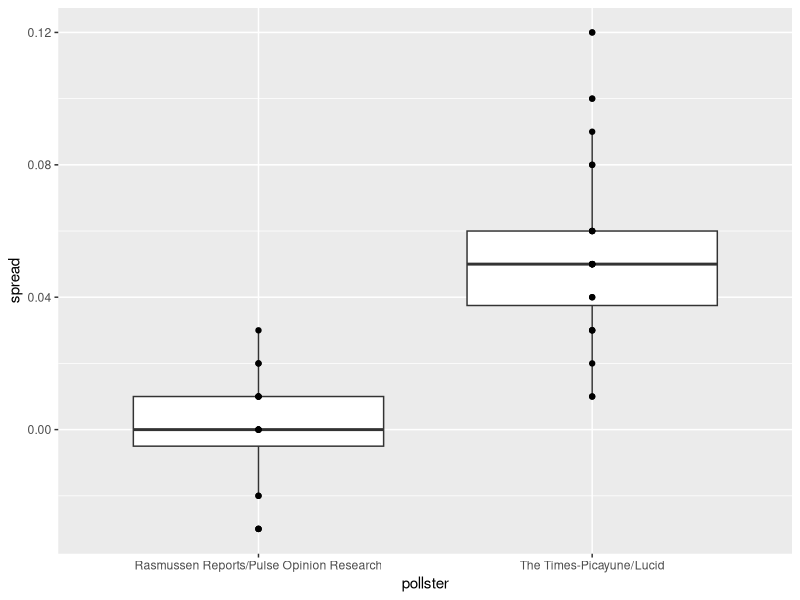

Here is the R script that generated this plot:
###### Section 4.1: Statistical models ######

library(dslabs)
library(dplyr)
data(heights)

#Let's revisit the heights dataset. For now, consider x to be the heights of all males in the data set.

x <- heights %>% filter(sex == "Male") %>%
  .$height

  #Q1: What are the population average and standard deviation?

mean(x)
sd(x)

  #Q2: Take a sample of size 50, with replacement, and construct an estimate for ?? and sigma

set.seed(1)
N <- 50
X <- sample(x, N, replace = TRUE)
mean(X)
sd(X)

  #Q3: What does the central limit theory tell us about the sample average and how it is related to ??, the population average?
    #Answer: it is a random variable with expected value ?? and standard error sigma/sqrt N

  #Q4: Construct a 95% confidence interval for ??

set.seed(1)
N <- 50
X <- sample(x, N, replace = TRUE)
se <- sd(X)/sqrt(N)
ci <- c(mean(X)- qnorm(0.975)*se, mean(X)+ qnorm(0.975)*se)

  #Q5: Run a Monte Carlo simulation in which you compute 10,000 confidence intervals as you have just done. What proportion of 
      #these intervals include ???

set.seed(1)
N <- 50
B <- 10000
res <- replicate(B, {
  X <- sample(x, N, replace = TRUE)
  se <- sd(X)/sqrt(N)
  interval <- between(mean(x), mean(X)-qnorm(0.975)*se, mean(X)+qnorm(0.975)*se)
})

mean(res)

  #Q6: In this section, we used visualization to motivate the presence of pollster bias in election polls. Here we will examine 
      #that bias more rigorously. Lets consider two pollsters that conducted daily polls and look at national polls for the month
      #before the election. Is there a poll bias? Make a plot of the spreads for each poll.

library(ggplot2)
data("polls_us_election_2016")

polls <- polls_us_election_2016 %>% 
  filter(pollster %in% c("Rasmussen Reports/Pulse Opinion Research","The Times-Picayune/Lucid") &
           enddate >= "2016-10-15" &
           state == "U.S.") %>% 
  mutate(spread = rawpoll_clinton/100 - rawpoll_trump/100) 

polls %>% ggplot(aes(pollster, spread)) +
  geom_boxplot() + geom_point()

  #Q13: Create an object called `sigma` that contains a column for `pollster` and a column for `s`, the standard deviation of the
      #spread

sigma <- polls %>%
  group_by(pollster) %>%
  summarize(s = sd(spread))

  #Q15: Is b2 - b1 different from 0? Construct a 95% confidence interval for the difference b2 and b1. Does this interval 
      #contain zero?    Note: standard error for Y2-Y1 is sqrt(sd2^2/N + sd1^2/N)

res <- polls %>%
  group_by(pollster) %>%
  summarize(avg = mean(spread), s = sd(spread), n = n())

estimate <- max(res$avg) - min(res$avg)
se_hat <- sqrt(max(res$s)^2/max(res$n) + min(res$s)^2/min(res$n))

ci <- c(estimate - qnorm(0.975)*se_hat, estimate + qnorm(0.975)*se_hat)

  #Q16: The confidence interval tells us there is relatively strong pollster effect resulting in a difference of
      #about 5%. Random variability does not seem to explain it. Compute a p-value to relay the fact that chance
      #does not explain the observed pollster effect.

res <- polls %>% group_by(pollster) %>% 
  summarize(avg = mean(spread), s = sd(spread), N = n()) 

estimate <- res$avg[2] - res$avg[1]
se_hat <- sqrt(res$s[2]^2/res$N[2] + res$s[1]^2/res$N[1])

p <- 1 - pnorm(estimate, 0, se_hat)   #consider this a t-test where, under the null, pollster 1 and pollster 2
2*p                                   #are not sig. different. Therefore, ?? would be 0, the estimate or observed
                                      #difference is M, or in this case, the x argument in the pnorm function.
                                      #Finally, multiply p*2 for a two-tailed test

  #Q17: Compute the average and standard deviation for each pollster and examine the variability across the
      #averages and how it compares to the variability within the pollsters, summarized by the standard 
      #deviation.

polls <- polls_us_election_2016 %>% 
  filter(enddate >= "2016-10-15" &
           state == "U.S.") %>%
  group_by(pollster) %>%
  filter(n() >= 5) %>% 
  mutate(spread = rawpoll_clinton/100 - rawpoll_trump/100) %>%
  ungroup()

var <- polls %>% 
  group_by(pollster) %>%
  summarize(avg = mean(spread), s = sd(spread))
